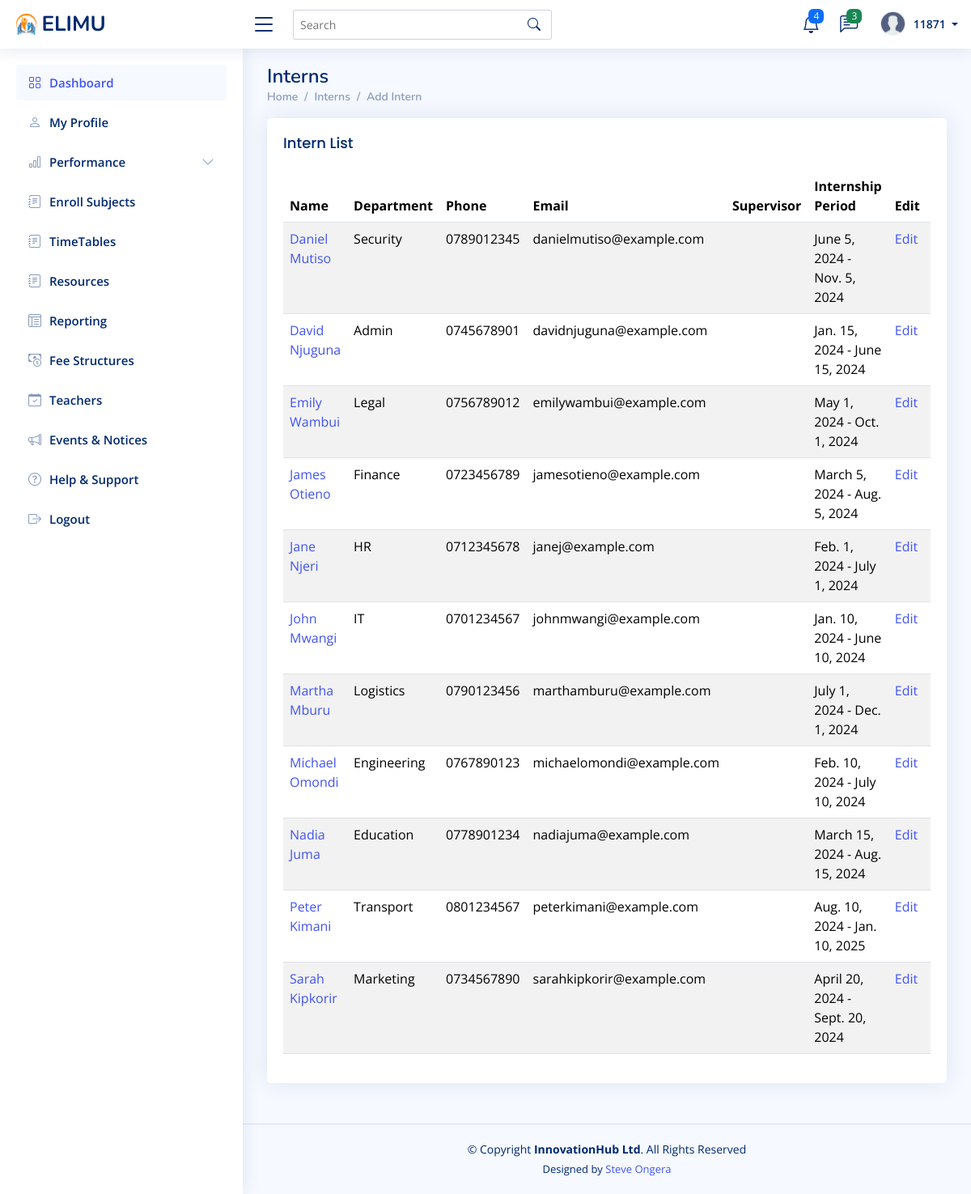
Page /intern/ (signed in) on the committed database.
### myapp/models.py (models this page shows, shortened)
class Intern(models.Model):
    id_number = models.CharField(max_length=20, unique=True)
    first_name = models.CharField(max_length=100)
    last_name = models.CharField(max_length=100)
    email = models.EmailField(unique=True)
    phone = models.CharField(max_length=15, unique=True)
    address = models.TextField(null=True, blank=True)
    date_of_birth = models.DateField(null=True, blank=True)
    gender = models.CharField(max_length=10, choices=[('M', 'Male'), ('F', 'Female')], null=True, blank=True)
    nationality = models.CharField(max_length=50, null=True, blank=True)
    department = models.CharField(max_length=100, null=True, blank=True)
    position = models.CharField(max_length=100, null=True, blank=True)  # e.g., IT Intern, Admin Intern
    start_date = models.DateField(null=True, blank=True)
    end_date = models.DateField(null=True, blank=True)
    stipend = models.DecimalField(max_digits=10, decimal_places=2, null=True, blank=True)
    profile_image = models.ImageField(upload_to="intern_profiles/", default="profile.png", null=True, blank=True)
    emergency_contact_name = models.CharField(max_length=100, null=True, blank=True)
    emergency_contact_phone = models.CharField(max_length=15, null=True, blank=True)
    emergency_contact_relationship = models.CharField(max_length=50, null=True, blank=True)
    created_at = models.DateTimeField(auto_now_add=True)
    updated_at = models.DateTimeField(auto_now=True)
    class Meta:
        ordering = ['first_name', 'last_name']

### myapp/views.py (the view)
# urls.py: path('intern/', views.intern_list, name='intern_list'),
@login_required
def intern_list(request):
    interns = Intern.objects.all()
    return render(request, 'intern/intern_list.html', {'interns': interns})

### myapp/context_processors.py (called while the page is built)
def unread_messages(request):
    if request.user.is_authenticated:
        messages = Message.objects.filter(receiver=request.user, is_read=False).order_by('-timestamp')
        return {'messages': messages}
    return {'messages': []}

### templates/intern/intern_list.html
{% extends "base/base.html" %}
{% block content %}
<div class="pagetitle">
    <h1>Interns</h1>
    <nav>
        <ol class="breadcrumb">
            <li class="breadcrumb-item"><a href="{% url 'admin_dashboard' %}">Home</a></li>
            <li class="breadcrumb-item">Interns</li>
            <li class="breadcrumb-item active"><a href="{% url 'create_intern' %}">Add Intern</a></li>
        </ol>
    </nav>
</div>
<section class="section">
    <div class="row">
        <div class="col-lg-12">
            <div class="card">
                <div class="card-body">
                    <h5 class="card-title">Intern List</h5>
                    <div class="table-responsive">
                        <table class="table table-striped datatable">
                            <thead>
                                <tr>
                                    <th>Name</th>
                                    <th>Department</th>
                                    <th>Phone</th>
                                    <th>Email</th>
                                    <th>Supervisor</th>
                                    <th>Internship Period</th>
                                    <th>Edit</th>
                                    <th>Delete</th>
                                </tr>
                            </thead>
                            <tbody>
                                {% for intern in interns %}
                                <tr>
                                    <td>
                                        <a href="{% url 'intern_detail' intern.pk %}">
                                            {{ intern.first_name }} {{ intern.last_name }}
                                        </a>
                                    </td>
                                    <td>{{ intern.department }}</td>
                                    <td>{{ intern.phone }}</td>
                                    <td>{{ intern.email }}</td>
                                    <td>{{ intern.supervisor }}</td>
                                    <td>{{ intern.start_date }} - {{ intern.end_date }}</td>
                                    <td><a href="{% url 'update_intern' intern.pk %}">Edit</a></td>
                                    <td><a href="{% url 'delete_intern' intern.pk %}">Delete</a></td>
                                </tr>
                                {% endfor %}
                            </tbody>
                        </table>
                    </div>
                </div>
            </div>
        </div>
    </div>
</section>
{% endblock %}

### templates/base/navbar.html (shortened to what this page needs)
{% load static %}
<header id="header" class="header fixed-top d-flex align-items-center">
    <div class="d-flex align-items-center justify-content-between">
      {% if request.user.is_staff %}
        <a href="{% url 'admin_dashboard'%}" class="logo d-flex align-items-center">
        {% else %}
        <a href="{% url 'student_dashboard'%}" class="logo d-flex align-items-center">
      {% endif %}
        <img src="{% static 'assets/img/logo.png'%}" alt="">
        <span class="d-none d-lg-block">ELIMU</span>
      </a>
      <i class="bi bi-list toggle-sidebar-btn"></i>
    </div>
    <div class="search-bar">
      <form class="search-form d-flex align-items-center" method="POST" action="#">
        <input type="text" name="query" placeholder="Search" title="Enter search keyword">
        <button type="submit" title="Search"><i class="bi bi-search"></i></button>
      </form>
    </div>
    <nav class="header-nav ms-auto">
      <ul class="d-flex align-items-center">
        <li class="nav-item dropdown">
          <a class="nav-link nav-icon" href="#" data-bs-toggle="dropdown">
            <i class="bi bi-bell"></i>
            <span class="badge bg-primary badge-number">4</span>
          </a>
            </li>
          </ul>
        <li class="nav-item dropdown">
          <a class="nav-link nav-icon" href="#" data-bs-toggle="dropdown">
            <i class="bi bi-chat-left-text"></i>
            <span class="badge bg-success badge-number">3</span>
          </a>
        </li>
        <li class="nav-item dropdown pe-3">
          <a class="nav-link nav-profile d-flex align-items-center pe-0" href="#" data-bs-toggle="dropdown">
            <img src="{% static 'assets/img/profile.png'%}" alt="Profile" class="rounded-circle">
            <span class="d-none d-md-block dropdown-toggle ps-2">
              {% if user.is_authenticated %}
                   {{ user.username }}
              {% else %}
                  Admin
              {% endif %}
            </span>
          </a>
        </li>
    </nav>
  </header>

### static/assets/css/style.css (style rules this page uses)
:root { scroll-behavior: smooth; }
body { font-family: "Open Sans", sans-serif; background: #f6f9ff; color: #444444; }
a { color: #4154f1; text-decoration: none; }
h1, h2, h3, h4, h5, h6 { font-family: "Nunito", sans-serif; }
.pagetitle { margin-bottom: 10px; }
.pagetitle h1 { font-size: 24px; margin-bottom: 0; font-weight: 600; color: #012970; }
.card { margin-bottom: 30px; border: none; border-radius: 5px; box-shadow: 0px 0 30px rgba(1, 41, 112, 0.1); }
.card-title { padding: 20px 0 15px 0; font-size: 18px; font-weight: 500; color: #012970; font-family: "Poppins", sans-serif; }
.card-body { padding: 0 20px 20px 20px; }
.breadcrumb { font-size: 14px; font-family: "Nunito", sans-serif; color: #899bbd; font-weight: 600; }
.breadcrumb a { color: #899bbd; transition: 0.3s; }
.breadcrumb .breadcrumb-item::before { color: #899bbd; }
.breadcrumb .active { color: #51678f; font-weight: 600; }
.logo { line-height: 1; }
@media (min-width: 1200px) { .logo { width: 280px; } }
.logo img { max-height: 26px; margin-right: 6px; }
.logo span { font-size: 26px; font-weight: 700; color: #012970; font-family: "Nunito", sans-serif; }
.header { transition: all 0.5s; z-index: 997; height: 60px; box-shadow: 0px 2px 20px rgba(1, 41, 112, 0.1); background-color: #fff; padding-left: 20px; }
.header .toggle-sidebar-btn { font-size: 32px; padding-left: 10px; cursor: pointer; color: #012970; }
.header .search-bar { min-width: 360px; padding: 0 20px; }
.header .search-form { width: 100%; }
.header .search-form input { border: 0; font-size: 14px; color: #012970; border: 1px solid rgba(1, 41, 112, 0.2); padding: 7px 38px 7px 8px; border-radius: 3px; transition: 0.3s; width: 100%; }
.header .search-form button { border: 0; padding: 0; margin-left: -30px; background: none; }
.header .search-form button i { color: #012970; }
.header-nav ul { list-style: none; }
.header-nav>ul { margin: 0; padding: 0; }
.header-nav .nav-icon { font-size: 22px; color: #012970; margin-right: 25px; position: relative; }
.header-nav .nav-profile { color: #012970; }
.header-nav .nav-profile img { max-height: 36px; }
.header-nav .nav-profile span { font-size: 14px; font-weight: 600; }
.header-nav .badge-number { position: absolute; inset: -2px -5px auto auto; font-weight: normal; font-size: 12px; padding: 3px 6px; }

### rows in the picture
Intern: first_name "Daniel", last_name "Mutiso", department "Security", phone "0789012345", email "danielmutiso@example.com", start_date "June 5, 2024", end_date "Nov. 5, 2024"
Intern: first_name "David", last_name "Njuguna", department "Admin", phone "0745678901", email "davidnjuguna@example.com", start_date "Jan. 15, 2024", end_date "June 15, 2024"
Intern: first_name "Emily", last_name "Wambui", department "Legal", phone "0756789012", email "emilywambui@example.com", start_date "May 1, 2024", end_date "Oct. 1, 2024"
Intern: first_name "James", last_name "Otieno", department "Finance", phone "0723456789", email "jamesotieno@example.com", start_date "March 5, 2024", end_date "Aug. 5, 2024"
Intern: first_name "Jane", last_name "Njeri", department "HR", phone "0712345678", email "janej@example.com", start_date "Feb. 1, 2024", end_date "July 1, 2024"
Intern: first_name "John", last_name "Mwangi", department "IT", phone "0701234567", email "johnmwangi@example.com", start_date "Jan. 10, 2024", end_date "June 10, 2024"
Intern: first_name "Martha", last_name "Mburu", department "Logistics", phone "0790123456", email "marthamburu@example.com", start_date "July 1, 2024", end_date "Dec. 1, 2024"
Intern: first_name "Michael", last_name "Omondi", department "Engineering", phone "0767890123", email "michaelomondi@example.com", start_date "Feb. 10, 2024", end_date "July 10, 2024"
Intern: first_name "Nadia", last_name "Juma", department "Education", phone "0778901234", email "nadiajuma@example.com", start_date "March 15, 2024", end_date "Aug. 15, 2024"
Intern: first_name "Peter", last_name "Kimani", department "Transport", phone "0801234567", email "peterkimani@example.com", start_date "Aug. 10, 2024", end_date "Jan. 10, 2025"
Intern: first_name "Sarah", last_name "Kipkorir", department "Marketing", phone "0734567890", email "sarahkipkorir@example.com", start_date "April 20, 2024", end_date "Sept. 20, 2024"

### other values in the picture
{{ user.username }} "11871"
